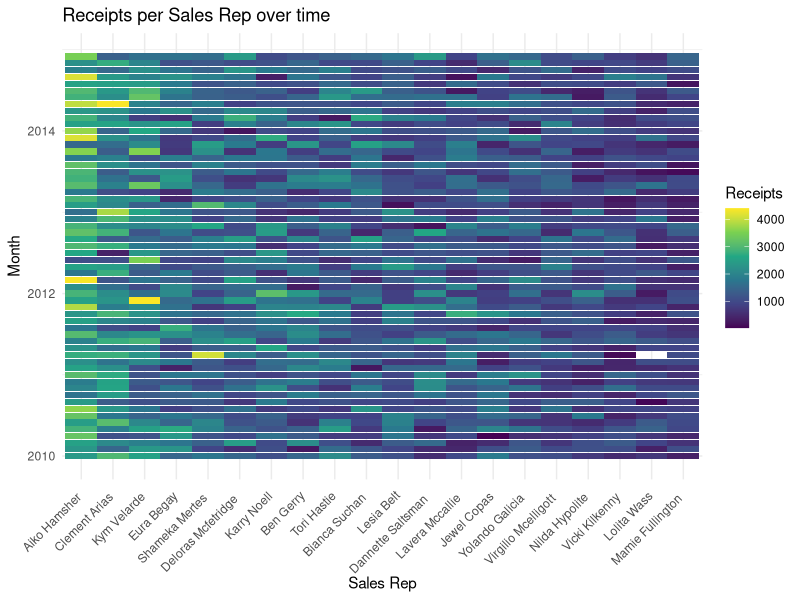
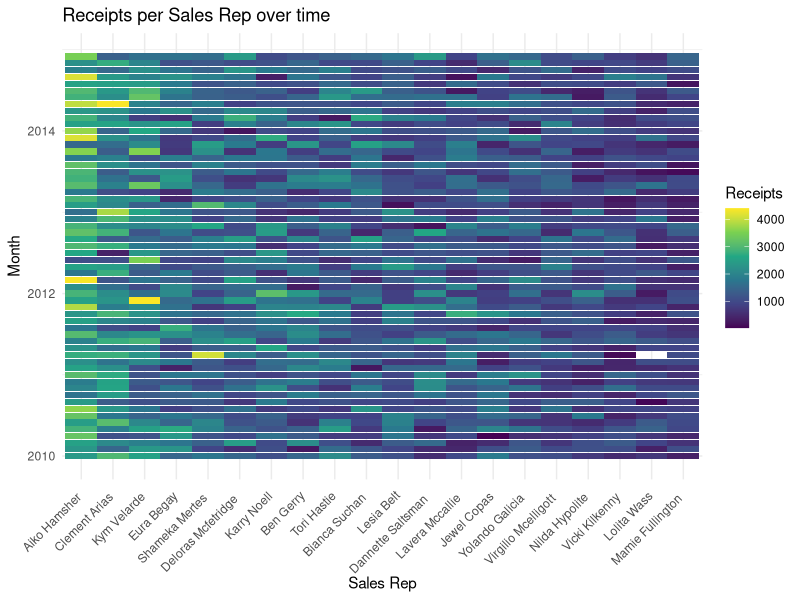

Recreate these plots in R, in order.
library(tidyverse)
library(lubridate)

sales <- read_csv("sales.csv")

View(sales)

sales %>% 
  group_by(sales.rep) %>% 
  summarise(receipt = sum(recipt)) %>%
  arrange(receipt = desc(receipt)) -> ordered.factors

sales %>% 
  mutate(sales.date = floor_date(mdy(sales$sale.date), unit='month')) %>% 
  group_by(sales.date,sales.rep) %>% 
  summarize(receipt = sum(recipt)) %>% 
  mutate(sales.rep = factor(sales.rep, ordered = TRUE,levels = ordered.factors$sales.rep)) %>% 
  ggplot() +
  geom_tile(aes(sales.rep,sales.date,fill=receipt)) +
  scale_fill_viridis_c() +
  theme_minimal() +
  theme(axis.text.x = element_text(angle = 45,hjust=1.1))+
  labs(fill = "Receipts")+
  ggtitle("Receipts per Sales Rep over time")+
  ylab('Month')+
  xlab("Sales Rep")

ggsave("cdhanan_wk5HW_plot1.pdf")
